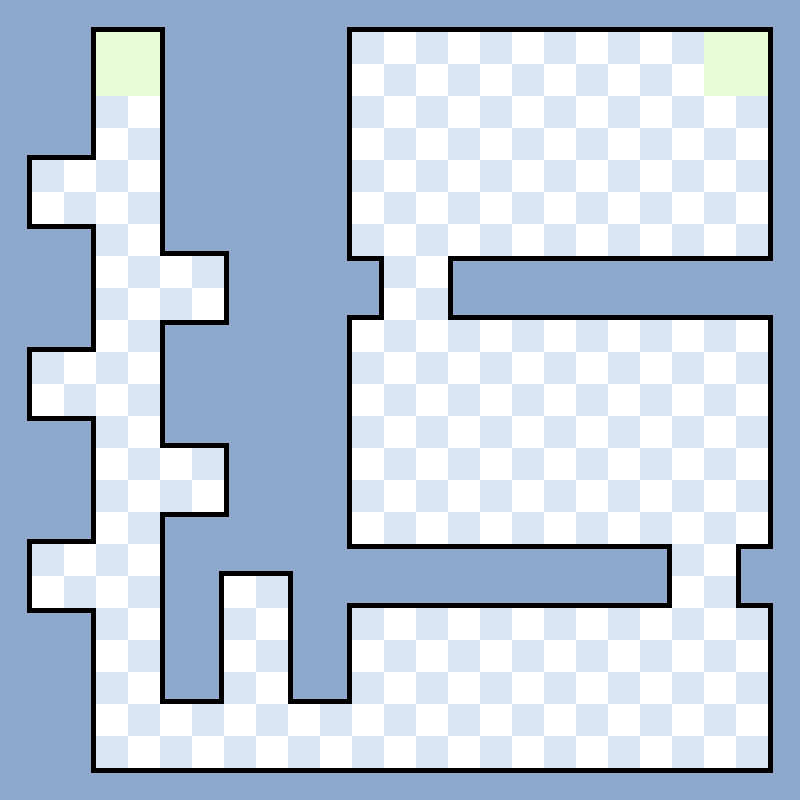

A level layout from a 2D game, rendered from its tile map. Below: a short description, then the map file with tile-grid data replaced by summaries:
An orthogonal 25x25 tile map with 32x32 px tiles, 2 tile layers (Suelo, Paredes), 7 tilesets and 1 object (Inicio).

<map version="1.9" tiledversion="1.9.2" orientation="orthogonal" renderorder="right-down" width="25" height="25" tilewidth="32" tileheight="32" infinite="0" nextlayerid="4" nextobjectid="2">
 <tileset firstgid="1" source="SueloGrisOscuro.tsx" />
 <tileset firstgid="2" source="SueloMetaJugador.tsx" />
 <tileset firstgid="3" source="SueloGris.tsx" />
 <tileset firstgid="4" source="SueloFondo.tsx" />
 <tileset firstgid="5" source="Obstaculo2.tsx" />
 <tileset firstgid="6" source="Obstaculo1.tsx" />
 <tileset firstgid="7" source="Obstaculo3.tsx" />
 <layer id="1" name="Suelo" width="25" height="25">
  <data>[625 cells, 341 non-empty, 3 distinct tile ids]</data>
 </layer>
 <layer id="2" name="Paredes" width="25" height="25">
  <data>[625 cells, 284 non-empty, 4 distinct tile ids]</data>
 </layer>
 <objectgroup id="3" name="Posicion">
  <object id="1" name="Inicio" x="118" y="76">
   <point />
  </object>
 </objectgroup>
</map>
